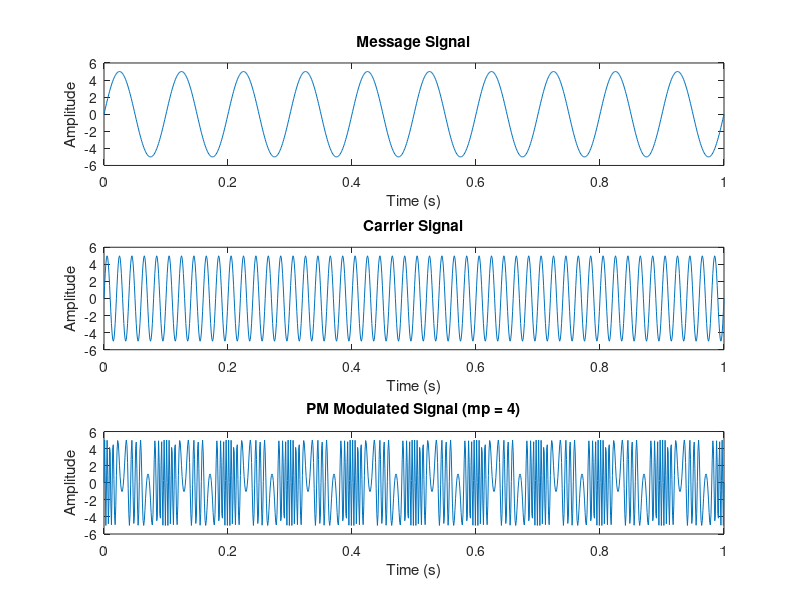

The MATLAB script that drew this image:
clc;
close all;
clear all;
      
t = 0:0.001:1;

ym = 5 * sin(2*pi*10*t);
yc = 5 * sin(2*pi*50*t);
ypm = 5 * sin(2*pi*50*t + 4*ym);

subplot(3,1,1);
plot(t, ym);
title('Message Signal');
xlabel('Time (s)');
ylabel('Amplitude');

subplot(3,1,2);
plot(t, yc);
title('Carrier Signal');
xlabel('Time (s)');
ylabel('Amplitude');

subplot(3,1,3);
plot(t, ypm);
title('PM Modulated Signal (mp = 4)');
xlabel('Time (s)');
ylabel('Amplitude');